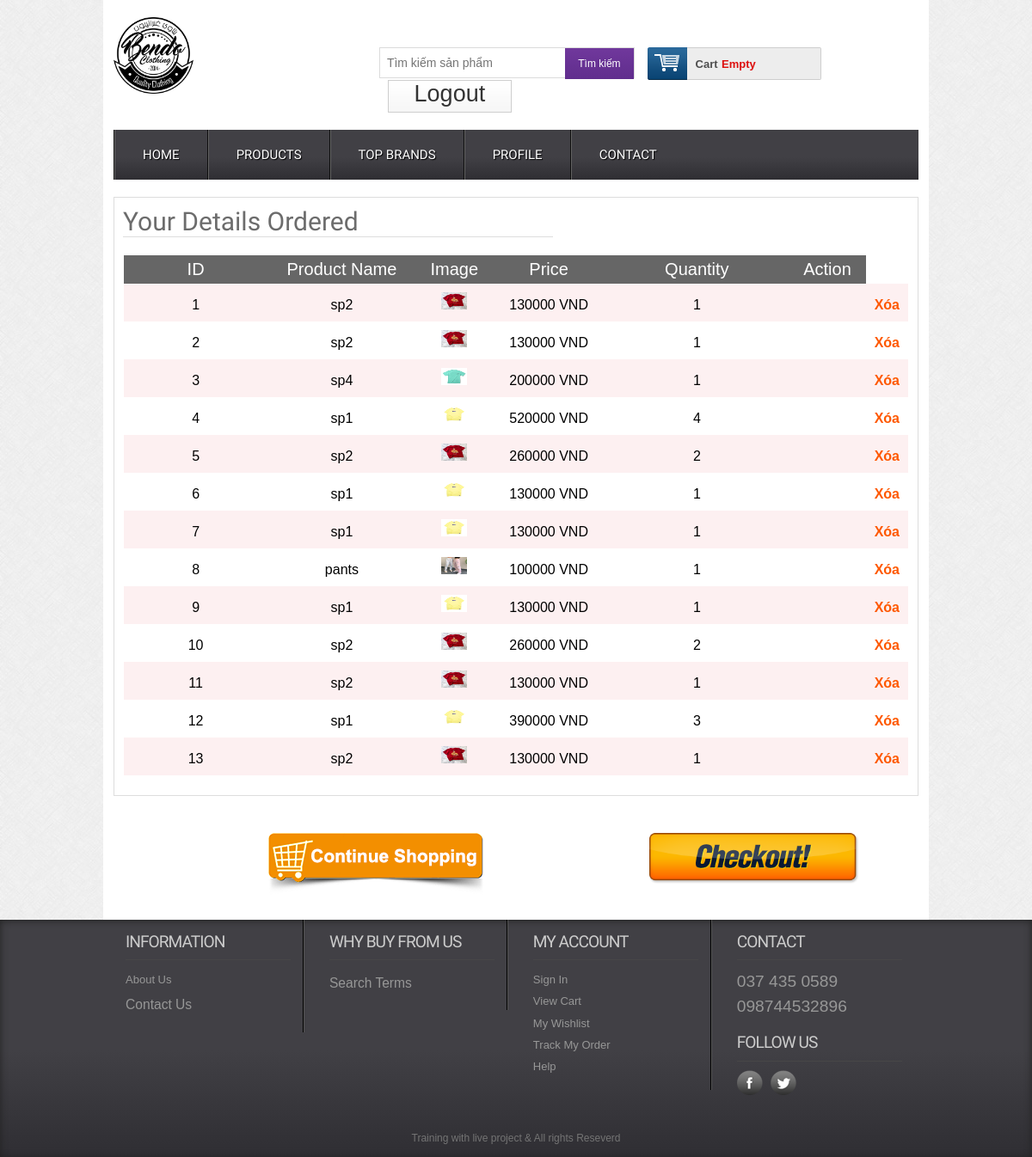
Screenshot of /orderdetails.php?id=live (signed in) with the database file from the repository.
### tables this page shows
CREATE TABLE `tbl_order` (
  `id` int(11) NOT NULL,
  `productId` int(11) NOT NULL,
  `productName` varchar(255) NOT NULL,
  `customer_id` int(11) NOT NULL,
  `quantity` int(11) NOT NULL,
  `price` varchar(255) NOT NULL,
  `image` varchar(255) NOT NULL,
  `status` int(11) NOT NULL DEFAULT '0',
  `date_order` timestamp NOT NULL DEFAULT CURRENT_TIMESTAMP
);

### classes/cart.php (called while the page is built, shortened)
<?php
    $filepath = realpath(dirname(__FILE__));
    include_once ($filepath.'/../lib/database.php');
?>
<?php
        class cart
        {
            private $db;
            public function __construct()
            {
                $this->db = new Database();
            }
            public function get_cart_ordered($customer_id){
                $query = "SELECT * FROM tbl_order WHERE customer_id = '$customer_id'";
                $get_cart_ordered = $this->db->select($query);
                return $get_cart_ordered;
            }
        }
?>

### lib/database.php (called while the page is built, shortened)
<?php
Class Database{
   public $host   = DB_HOST;
   public $user   = DB_USER;
   public $pass   = DB_PASS;
   public $dbname = DB_NAME;
   public $link;
private function connectDB(){
   $this->link = new mysqli($this->host, $this->user, $this->pass,
    $this->dbname);
 }
public function select($query){
  $result = $this->link->query($query) or
   die($this->link->error.__LINE__);
  if($result->num_rows > 0){
    return $result;
  } else {
    return false;
  }
 }
}

### lib/session.php (called while the page is built, shortened)
<?php
class Session{
 public static function get($key){
    if (isset($_SESSION[$key])) {
     return $_SESSION[$key];
    } else {
     return false;
    }
 }
}
?>

### orderdetails.php (the view, shortened to what this page needs)
<?php
	include 'inc/header.php';
?>
 <div class="main">
    <div class="content">
    	<div class="cartoption">
			<div class="cartpage">
			    	<h2>Your Details Ordered</h2>
						<table class="tblone">
							<tr>
							  	<th width="20%">ID</th>
								<th width="20%">Product Name</th>
								<th width="10%">Image</th>
								<th width="15%">Price</th>
								<th width="25%">Quantity</th>
								<th width="10%">Action</th>
							</tr>
							<?php
                            $customer_id = Session::get('customer_id');
							$get_cart_ordered = $ct->get_cart_ordered($customer_id);
							if($get_cart_ordered){
								$i = 0;
								while($result = $get_cart_ordered->fetch_assoc()){
									$i++;
							?>
							<tr>
								<td><?php echo $i; ?></td>
								<td><?php echo $result['productName'] ?></td>
								<td><img src="admin/uploads/<?php echo $result['image'] ?>" alt=""/></td>
								<td><?php echo $result['price'].' '.'VND' ?></td>
								<td>
									<?php echo $result['quantity'] ?>
								</td>
								<td></td>
								<td><a onclick="return confirm('Are you want to delete?');" href="?cartid=<?php echo $result['cartId'] ?>">Xóa</a></td>
							</tr>
						<?php
							}
						}
						?>
						</table>
					</div>
					<div class="shopping">
						<div class="shopleft">
							<a href="index.php"> <img src="images/shop.png" alt="" /></a>
						</div>
						<div class="shopright">
							<a href="payment.php"> <img src="images/check.png" alt="" /></a>
						</div>
					</div>
    	</div>
    </div>
 </div>
 <?php
	include 'inc/footer.php';
?>

### css/style.css (style rules this page uses)
html,body,div,span,applet,object,iframe,h1,h2,h3,h4,h5,h6,p,blockquote,pre,a,abbr,acronym,address,big,cite,code,del,dfn,em,img,ins,kbd,q,s,samp,small,strike,strong,sub,sup,tt,var,b,u,i,dl,dt,dd,ol,nav ul,nav li,fieldset,form,label,legend,table,caption,tbody,tfoot,thead,tr,th,td,article,aside,canvas,details,embed,figure,figcaption,footer,header,hgroup,menu,nav,output,ruby,section,summary,time,mark,audio,video { margin:0;padding:0;border:0;font-size:100%;font:inherit;vertical-align:baseline; }
table { border-collapse:collapse;border-spacing:0; }
a { text-decoration:none; }
img { max-width:100%; }
body { font-family:Arial, Helvetica, sans-serif; background:url(../images/body_bg3.jpg); }
.content { padding:20px 0; background:#FFF; }
.content h2 { font-size:23px; color:#6C6C6C; font-family: 'Monda', sans-serif; }
.cartpage { border: 1px solid #ddd; overflow: hidden; padding: 10px; }
.cartpage h2 { border-bottom: 1px solid #ddd; font-size: 30px; margin-bottom: 20px; width: 500px; }
.tblone { border: 1px solid #fff; margin-bottom: 12px; width: 100%; }
.tblone th { background: #666 none repeat scroll 0 0; color: #fff; font-size: 20px; padding: 5px 8px; text-align: center; }
.tblone td { padding:10px;text-align:center; }
table.tblone tr:nth-child(2n+1) { background:#fff;height:30px; }
table.tblone tr:nth-child(2n) { background:#fdf0f1;height:30px; }
table.tblone a { color: #fe5800; font-weight: bold; text-decoration: none; }
table.tblone img { height: 20px; width: 30px; }
.shopping { margin-top: 30px; }
.shopleft, .shopleft { float: left; text-align: center; width: 610px; }
.shopleft img { outline:none }
.shopleft a,.shopright a { outline:none }
.shopright img { width: 270px; outline:none }

### rows the page displays
tbl_order: productName "sp2", image (picture), price "130000", quantity "1"
tbl_order: productName "sp2", image (picture), price "130000", quantity "1"
tbl_order: productName "sp4", image (picture), price "200000", quantity "1"
tbl_order: productName "sp1", image (picture), price "520000", quantity "4"
tbl_order: productName "sp2", image (picture), price "260000", quantity "2"
tbl_order: productName "sp1", image (picture), price "130000", quantity "1"
tbl_order: productName "sp1", image (picture), price "130000", quantity "1"
tbl_order: productName "pants", image (picture), price "100000", quantity "1"
tbl_order: productName "sp1", image (picture), price "130000", quantity "1"
tbl_order: productName "sp2", image (picture), price "260000", quantity "2"
tbl_order: productName "sp2", image (picture), price "130000", quantity "1"
tbl_order: productName "sp1", image (picture), price "390000", quantity "3"
tbl_order: productName "sp2", image (picture), price "130000", quantity "1"
